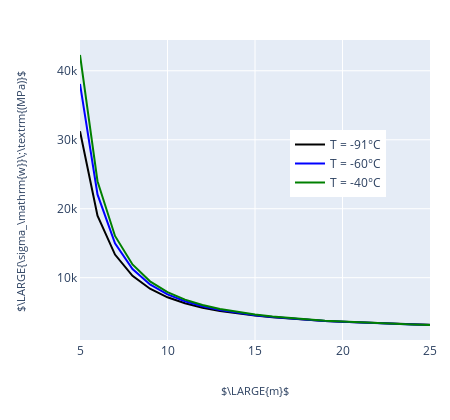

Source (notebook cell):
### Markdown cell above
### Weibull stress vs Shape parameter `m`

### Code cell
# non-normalised Weibull

data = []
lines = ['solid','dash']
ylab =  r'$\LARGE{\sigma_\mathrm{w}}\;\textrm{(MPa)}$ '

for ri, sw_r in enumerate(glob_sw_all):
    temp_ri = temps[ri]
    x_plot = []
    y_plot = []
    for mi, sw in enumerate(sw_r):                
        x_plot.append(m_vals[mi])
        y_plot.append(sw[gdata_all[ri]['j0_idx']-np.array(skipped_lines_all)[ri]])

        if mi == 0:
            print(gdata_all[ri]['j0'])
    data.append({
            'x': x_plot,
            'y': np.array(y_plot) ,
#             'name': file_labs[ri],
            'name': r'T = ' + str(temps[ri]) + r'°C',
#             'name': str(num_el[ri]) + ' elements',
#             'name': paths[ri][18:],
#             'name': str(radii[ri]) + ' μm',
            'line': {'dash': lines[0], 'color': cols[ri], 'width': 2},
             'mode': 'lines',
        })
  

layout = {
    'width': 450,
    'height': 420,
    'xaxis': {
#         'range': [-0.1, 1.1],
        'zeroline': False,
        'showline': True,
        'mirror': 'all',
#         'title': r'$m$',
        'titlefont':{'size': 13}
    },
    'yaxis': {
        'zeroline': False,
        'showline': True,
        'mirror': 'all',
#         'title': '$\sigma_\mathrm{w}/\sigma_\mathrm{f} $ ',
        'titlefont':{'size': 13},

    },
    'annotations':[
    {
        'text':  r'$\LARGE{m}$',
        'x': 0.5,
        'y': -0.2,
        'xref': 'paper',
        'yref': 'paper',
        'showarrow': False,
        'font': {'size': 11},
    },
        {
        'text': ylab,
        'x': -0.2,
        'y': 0.5,
        'xref': 'paper',
        'yref': 'paper',
        'showarrow': False,
        'font': {'size': 11},
        'textangle': -90
    },
    ],
    'legend':{
        'x': 0.6,
        'y': 0.7,
    },
     'margin': {
                'l': 80,
                'r': 20,
                'b': 80,
                't': 40,
#                 'pad': 1
     },

}
layout['xaxis']['range'] = [5, 25]
# layout['yaxis']['range'] = [-0.1, 1]
layout['showlegend'] = True
f = go.FigureWidget(data,layout)
py.iplot(f)
# pio.write_image(f, 'images-jan2020/fig6.svg',width=450, height=400,)

### Figure 1 — Plotly figure (JSON) as saved in the notebook; plotly's stock layout.template omitted (floating-point values rounded to 4 significant figures)
{"data": [{"line": {"color": "black", "dash": "solid", "width": 2}, "mode": "lines", "name": "T = -91°C", "type": "scatter", "uid": "a82b7f1f-262c-400d-9400-47d8387a28bf", "x": [5, 6, 7, 8, 9, 10, 11, 12, 13, 14, 15, 16, 17, 18, 19, 20, 21, 22, 23, 24, 25], "y": [31230.0, 18990.0, 13350.0, 10270.0, 8397.0, 7158.0, 6291.0, 5656.0, 5174.0, 4798.0, 4497.0, 4253.0, 4050.0, 3879.0, 3734.0, 3610.0, 3502.0, 3407.0, 3324.0, 3250.0, 3184.0]}, {"line": {"color": "blue", "dash": "solid", "width": 2}, "mode": "lines", "name": "T = -60°C", "type": "scatter", "uid": "100b9867-f8cf-4ff8-beca-e13336b61359", "x": [5, 6, 7, 8, 9, 10, 11, 12, 13, 14, 15, 16, 17, 18, 19, 20, 21, 22, 23, 24, 25], "y": [38090.0, 22070.0, 14990.0, 11250.0, 9019.0, 7573.0, 6576.0, 5855.0, 5313.0, 4894.0, 4562.0, 4293.0, 4072.0, 3886.0, 3730.0, 3595.0, 3479.0, 3378.0, 3288.0, 3210.0, 3139.0]}, {"line": {"color": "green", "dash": "solid", "width": 2}, "mode": "lines", "name": "T = -40°C", "type": "scatter", "uid": "b5404518-5f00-4e94-b536-51825a55a5a5", "x": [5, 6, 7, 8, 9, 10, 11, 12, 13, 14, 15, 16, 17, 18, 19, 20, 21, 22, 23, 24, 25], "y": [42290.0, 23980.0, 16050.0, 11910.0, 9470.0, 7898.0, 6820.0, 6044.0, 5463.0, 5015.0, 4660.0, 4373.0, 4137.0, 3940.0, 3773.0, 3630.0, 3507.0, 3399.0, 3304.0, 3220.0, 3145.0]}], "layout": {"annotations": [{"font": {"size": 11}, "showarrow": false, "text": "$\\LARGE{m}$", "x": 0.5, "xref": "paper", "y": -0.2, "yref": "paper"}, {"font": {"size": 11}, "showarrow": false, "text": "$\\LARGE{\\sigma_\\mathrm{w}}\\;\\textrm{(MPa)}$ ", "textangle": -90, "x": -0.2, "xref": "paper", "y": 0.5, "yref": "paper"}], "height": 420, "legend": {"x": 0.6, "y": 0.7}, "margin": {"b": 80, "l": 80, "r": 20, "t": 40}, "showlegend": true, "width": 450, "xaxis": {"mirror": "all", "range": [5, 25], "showline": true, "title": {"font": {"size": 13}}, "zeroline": false}, "yaxis": {"mirror": "all", "showline": true, "title": {"font": {"size": 13}}, "zeroline": false}}}
